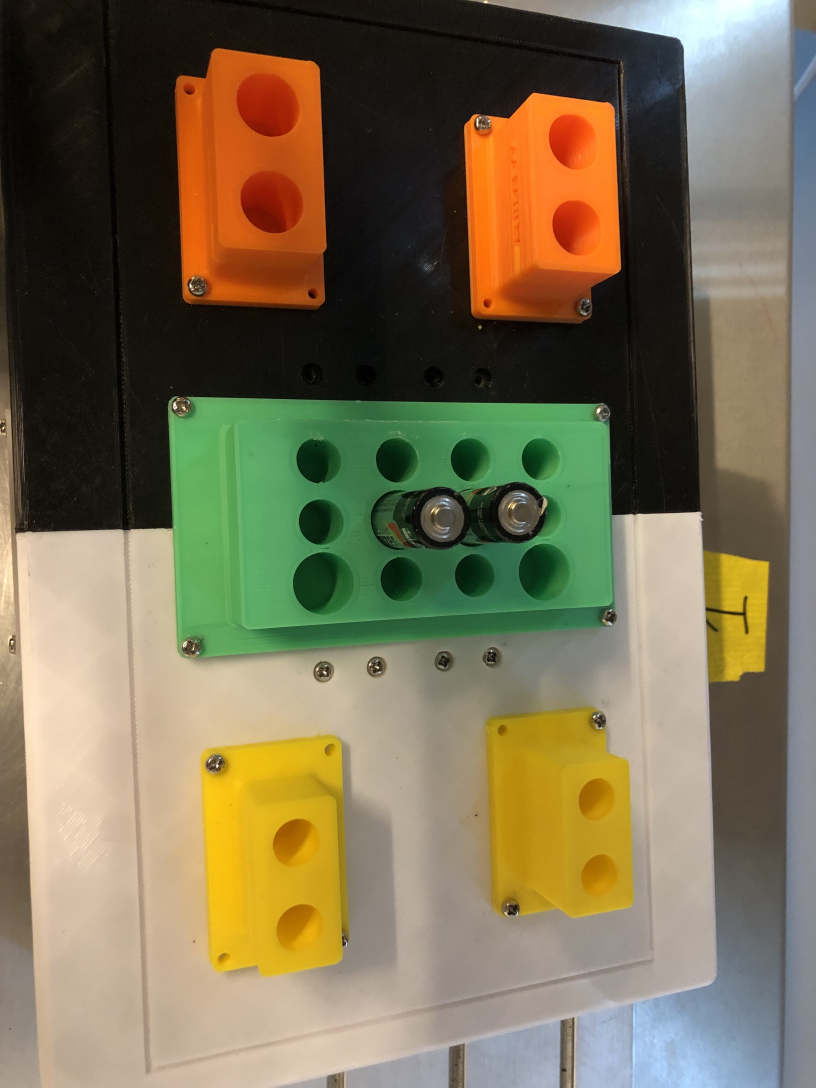
#> input picture Vision/Photo/Hosino.png, 2448 x 3264 px (shown at 1/3 size)
$ python -i colorLibrary.py   (imports and definitions only)
#> lines starting #> are read from the running program, lines starting #| are printed output that depends on the picture; after the words box and inside, x2 and y2 are one past the last pixel; in counts of white or black regions, pixels touching at a corner belong together
#> further down, picture is the input picture: shape (3264, 2448, 3); mean B, G, R 83.7, 112, 122.1
import cv2 as cv
import numpy as np
from function import*

def yellow_detection(img):
    #Change the brightness of a figure:
    # Can adjust beta from -100 to 100 (negative is darker and positive is lighter)
    img = cv.convertScaleAbs(img, alpha=1, beta=50)
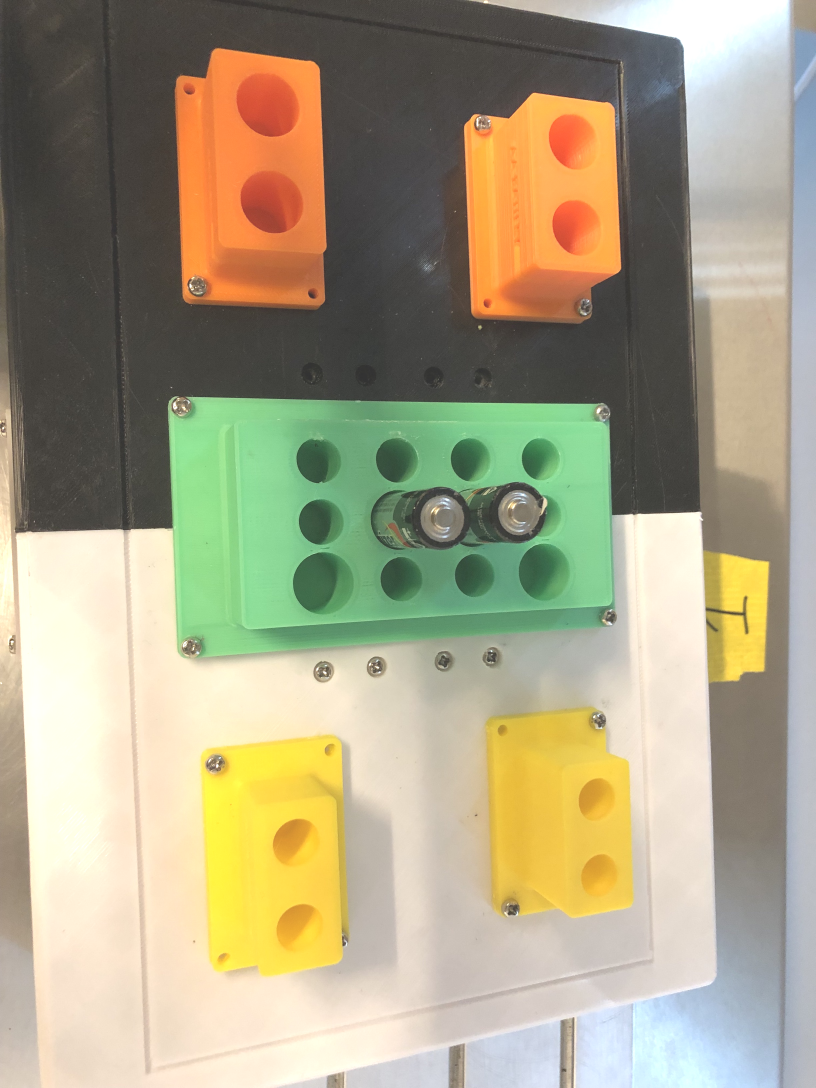
#> img: shape (3264, 2448, 3) (shown at 1/3 size); mean of channels 0, 1, 2 133.2, 161.6, 168.6; drawn as B, G, R

    #Convert to HSV Format:
    hsv = cv.cvtColor(img, cv.COLOR_BGR2HSV)
#> hsv: shape (3264, 2448, 3); mean H, S, V 34.1, 59.3, 177.8

    # Create a threshhold for the yellow
    lower_yellow = np.array([20, 100, 100])
    upper_yellow = np.array([30, 255, 255])

    #Create a mask
    mask = cv.inRange(hsv, lower_yellow, upper_yellow)
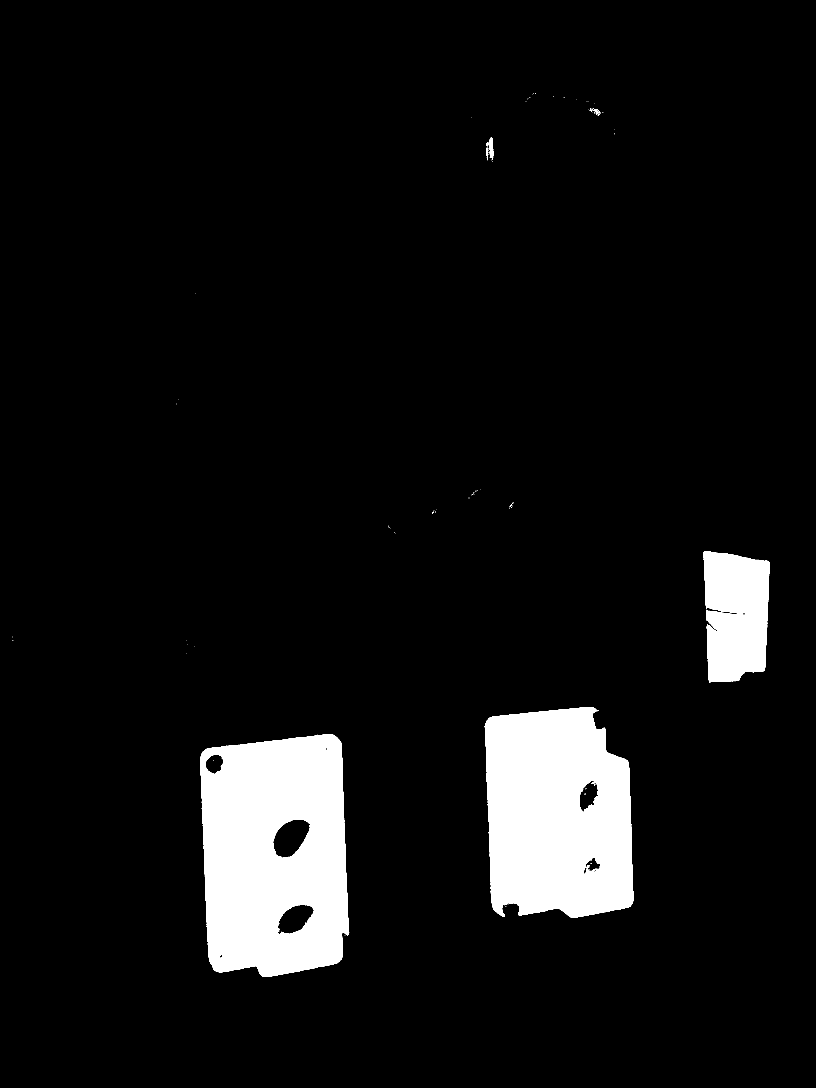
#> mask: shape (3264, 2448) (shown at 1/3 size); 7.2% white; 99 white regions (89 under 20 px)

    #File a contours in the mask
    contours, hierarchy = cv.findContours(mask, cv.RETR_TREE, cv.CHAIN_APPROX_SIMPLE)
#> contours = 168 contours, 155 with area under 20; largest, box (x1, y1, x2, y2) and area: (600, 2203, 1048, 2930) 287791, (1454, 2121, 1900, 2753) 243962, (2111, 1653, 2309, 2047) 65390, (818, 2457, 932, 2577) 8946, (832, 2713, 943, 2805) 6484

    return contours

def orange_detection(img):
    #Change the brightness of a figure:
    # Can adjust beta from -100 to 100 (negative is darker and positive is lighter)
    img = cv.convertScaleAbs(img, alpha=1, beta=-30)

    #Convert to HSV Format:
    hsv = cv.cvtColor(img, cv.COLOR_BGR2HSV)

    lower_orange = np.array([5, 100, 100])
    upper_orange = np.array([15, 255, 255])

    #Create a mask
    mask = cv.inRange(hsv, lower_orange, upper_orange)

    #File a contours in the mask
    contours, hierarchy = cv.findContours(mask, cv.RETR_TREE, cv.CHAIN_APPROX_SIMPLE)

    return contours

def green_detection(img):
    #Change the brightness of a figure:
    # Can adjust beta from -100 to 100 (negative is darker and positive is lighter)
    img = cv.convertScaleAbs(img, alpha=1, beta=50)

    #Convert to HSV Format:
    hsv = cv.cvtColor(img, cv.COLOR_BGR2HSV)

    #Detect Green Color: BGR
    lower_green = np.array([50, 50, 50])
    upper_green = np.array([70, 255, 255])

    #Create a mask
    mask = cv.inRange(hsv, lower_green, upper_green)

    #File a contours in the mask
    contours, hierarchy = cv.findContours(mask, cv.RETR_TREE, cv.CHAIN_APPROX_SIMPLE)

    return contours

>>> import cv2
>>> picture = cv2.imread('Photo/Hosino.png')
>>> result = yellow_detection(picture)
#> result has the same summary as contours in yellow_detection

$ run again, on Vision/Photo/Kubo_san.png
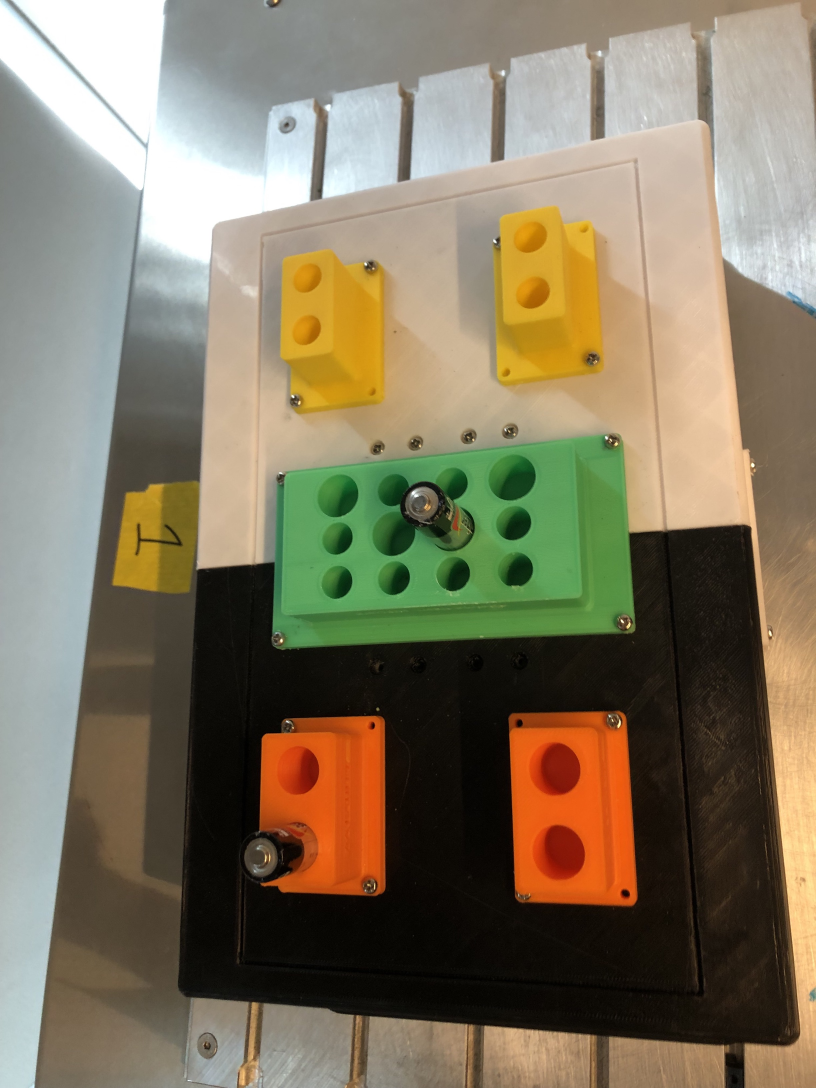
#> input picture Vision/Photo/Kubo_san.png, 2448 x 3264 px (shown at 1/3 size)
#> picture is the input picture: shape (3264, 2448, 3); mean B, G, R 97, 119.9, 130.1
#> in yellow_detection, `img = cv.convertScaleAbs(img, alpha=1, beta=50)`:
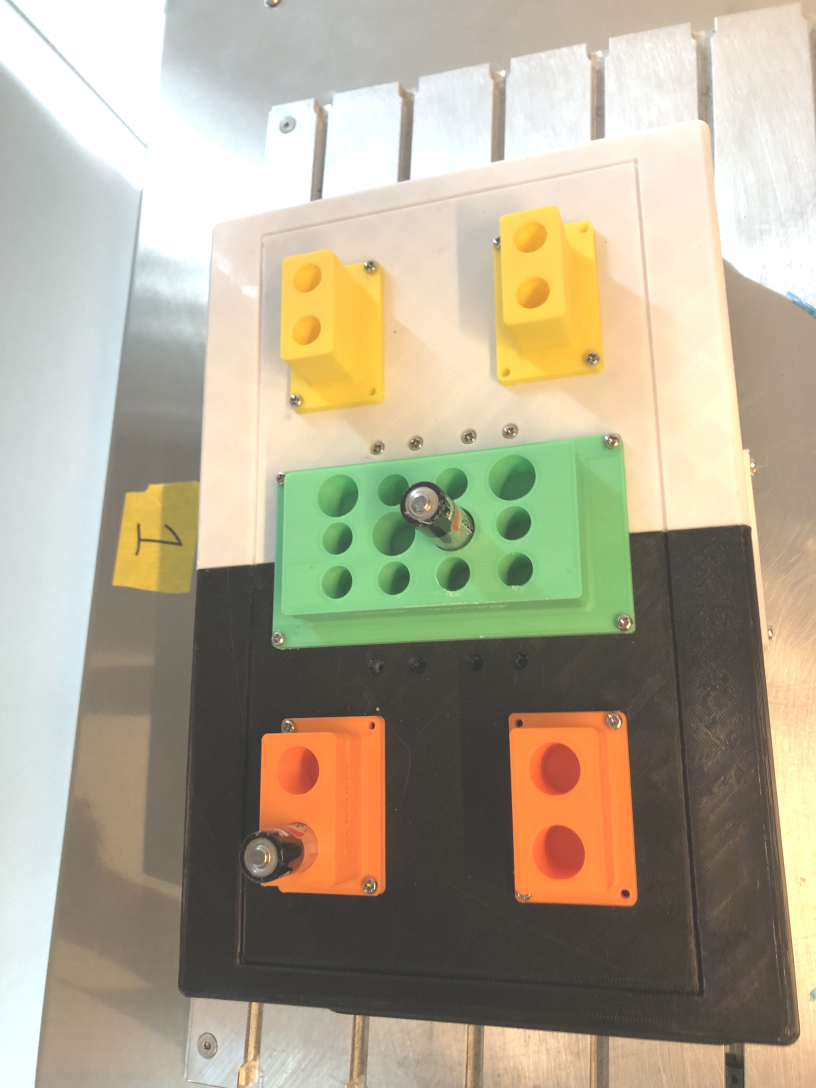
#> img: shape (3264, 2448, 3) (shown at 1/3 size); mean of channels 0, 1, 2 144.7, 167.7, 176.2; drawn as B, G, R
#> hsv: shape (3264, 2448, 3); mean H, S, V 32.2, 51.6, 182.3
#> in yellow_detection, `mask = cv.inRange(hsv, lower_yellow, upper_yellow)`:
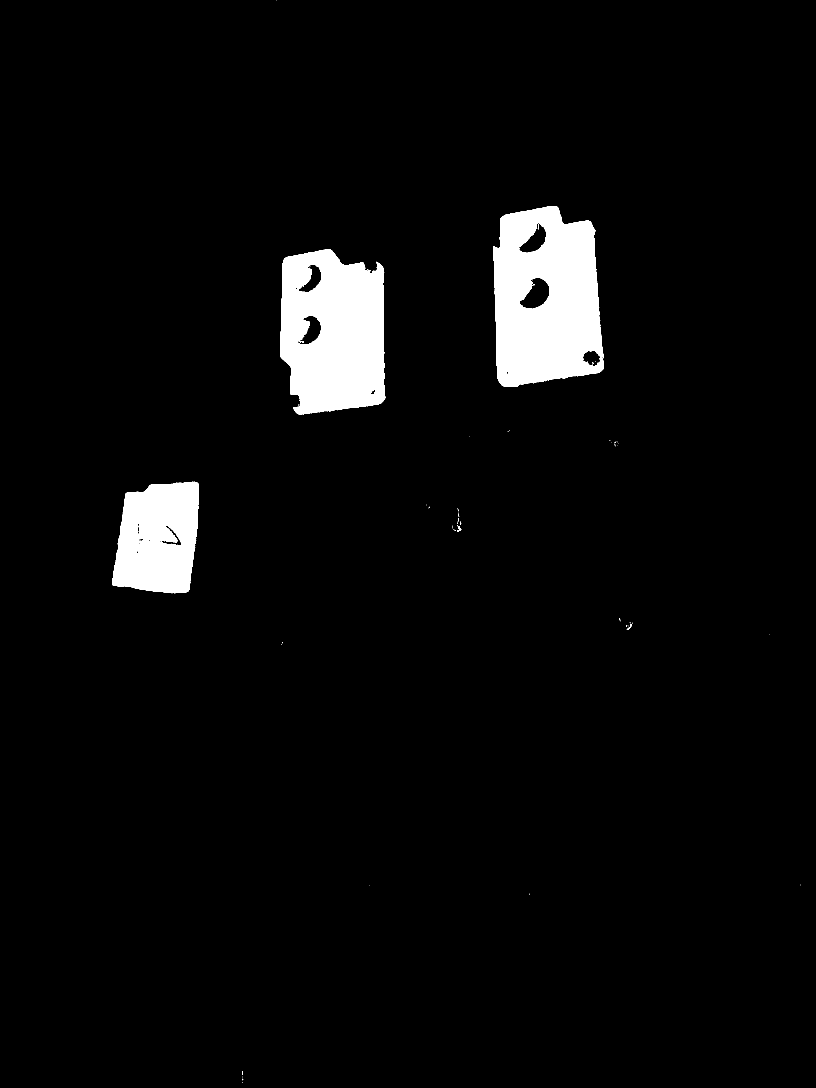
#> mask: shape (3264, 2448) (shown at 1/3 size); 4.2% white; 76 white regions (68 under 20 px)
#> contours = 166 contours, 148 with area under 20; largest, box (x1, y1, x2, y2) and area: (1480, 618, 1811, 1161) 150774, (841, 748, 1156, 1244) 132894, (336, 1445, 596, 1780) 70798, (1555, 831, 1650, 928) 5358, (1555, 668, 1641, 760) 3816
#> result has the same summary as contours in yellow_detection

$ run again, on Vision/Photo/tsukasa.png
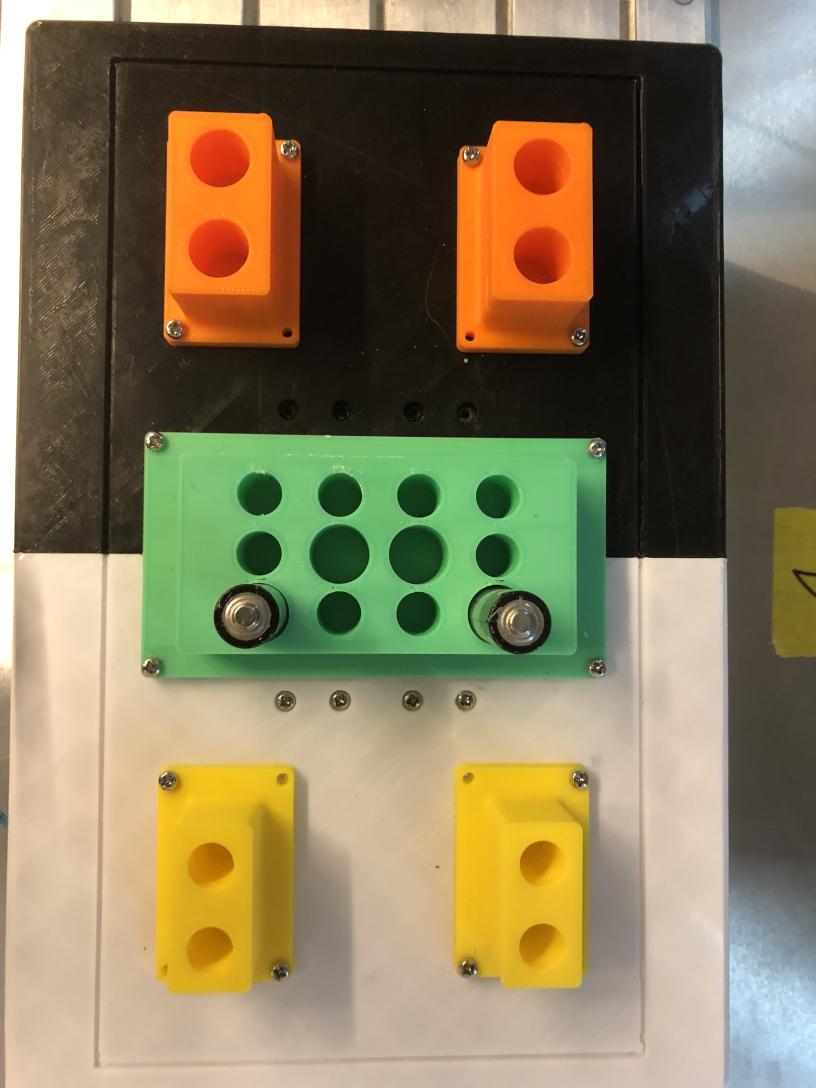
#> input picture Vision/Photo/tsukasa.png, 2448 x 3264 px (shown at 1/3 size)
#> picture is the input picture: shape (3264, 2448, 3); mean B, G, R 90.7, 123.6, 135.3
#> in yellow_detection, `img = cv.convertScaleAbs(img, alpha=1, beta=50)`:
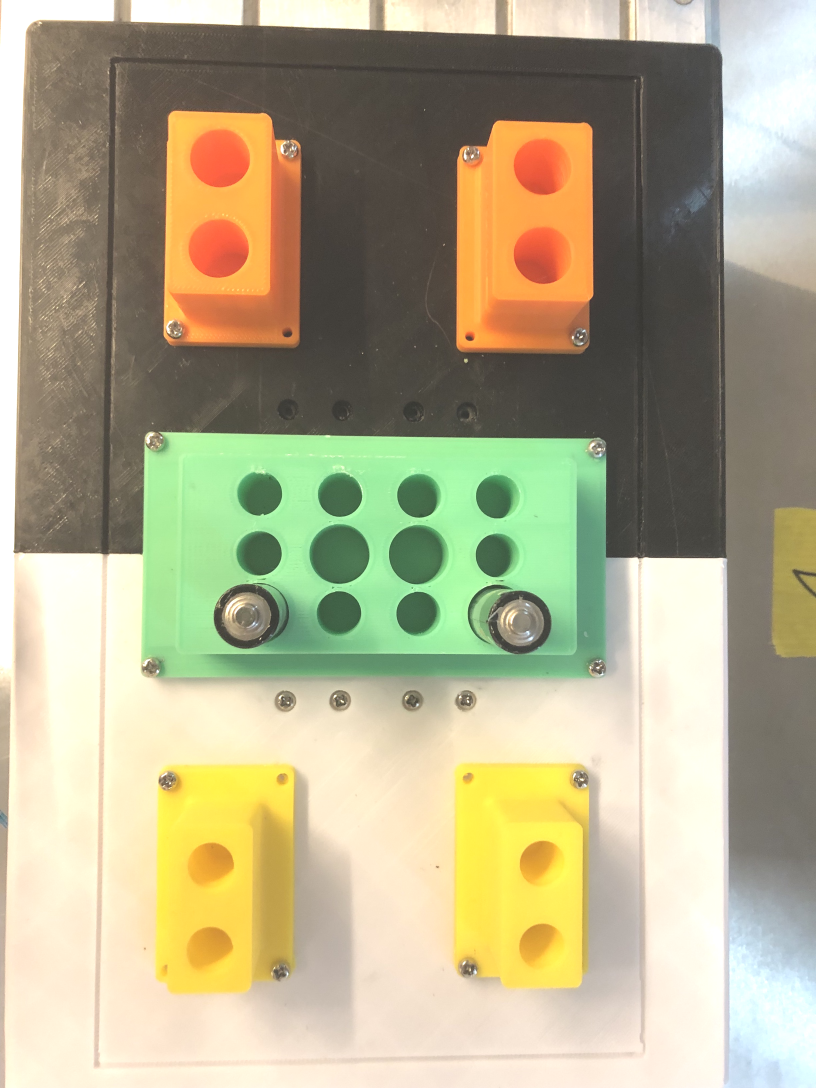
#> img: shape (3264, 2448, 3) (shown at 1/3 size); mean of channels 0, 1, 2 139.6, 172.2, 178.4; drawn as B, G, R
#> hsv: shape (3264, 2448, 3); mean H, S, V 28.3, 61.6, 186.9
#> in yellow_detection, `mask = cv.inRange(hsv, lower_yellow, upper_yellow)`:
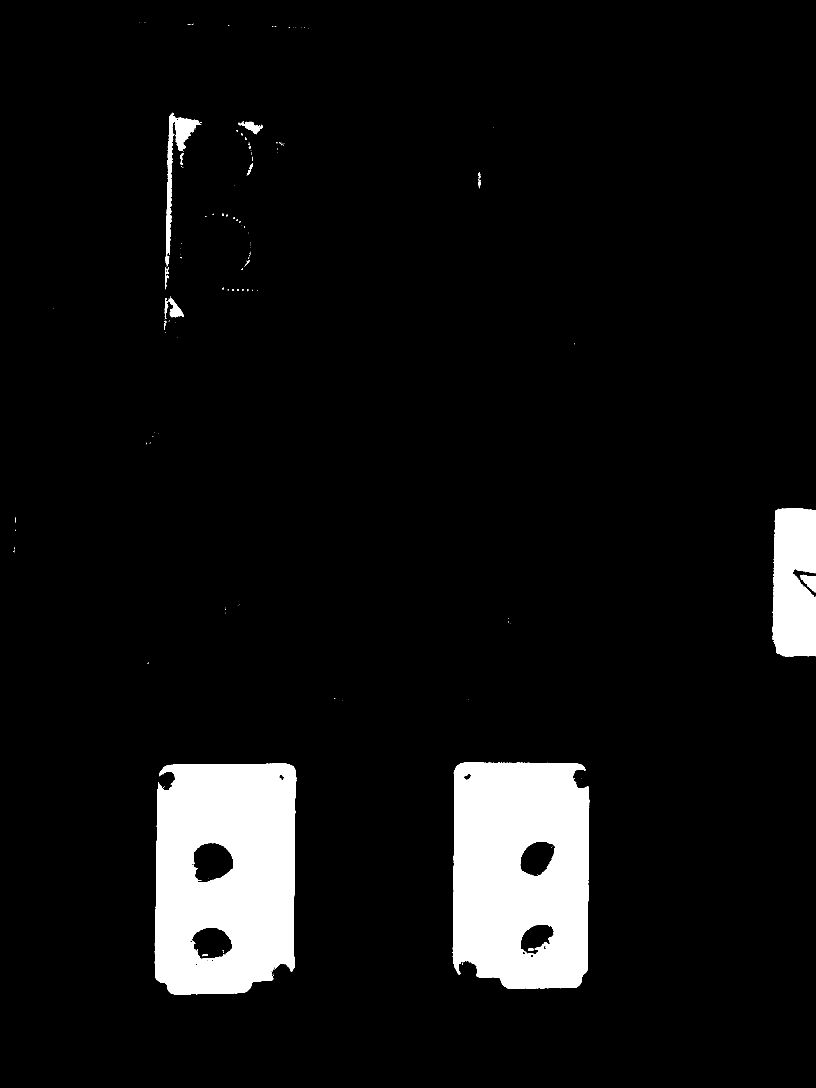
#> mask: shape (3264, 2448) (shown at 1/3 size); 7.1% white; 187 white regions (161 under 20 px)
#> contours = 285 contours, 252 with area under 20; largest, box (x1, y1, x2, y2) and area: (464, 2289, 889, 2984) 272345, (1358, 2287, 1768, 2966) 260392, (2317, 1524, 2448, 1970) 51502, (575, 2528, 702, 2649) 11289, (575, 2781, 697, 2881) 8870
#> result has the same summary as contours in yellow_detection
